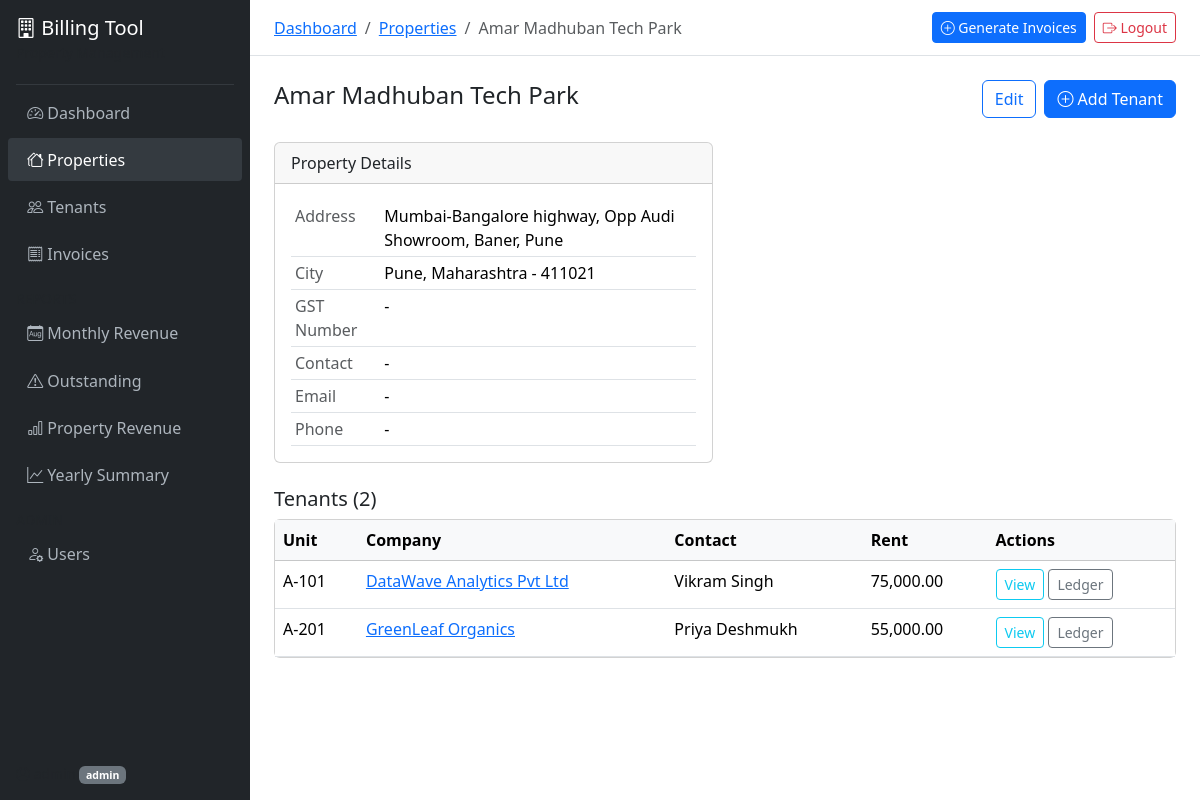
Screenshot of /properties/1/ (signed in) with the database file from the repository.
### accounts/models.py (models this page shows, shortened)
class User(AbstractUser):
    class Role(models.TextChoices):
        ADMIN = 'admin', 'Admin'
        ACCOUNTANT = 'accountant', 'Accountant'
        VIEWER = 'viewer', 'Viewer'
    role = models.CharField(max_length=20, choices=Role.choices, default=Role.VIEWER)
    phone = models.CharField(max_length=15, blank=True)
    def is_accountant(self):
        return self.role in (self.Role.ADMIN, self.Role.ACCOUNTANT)

### properties/models.py (models this page shows, shortened)
class Property(models.Model):
    name = models.CharField(max_length=200)
    address = models.TextField()
    city = models.CharField(max_length=100)
    state = models.CharField(max_length=100)
    pincode = models.CharField(max_length=10)
    gst_number = models.CharField(max_length=20, blank=True)
    contact_person = models.CharField(max_length=100, blank=True)
    contact_email = models.EmailField(blank=True)
    contact_phone = models.CharField(max_length=15, blank=True)
    logo = models.ImageField(upload_to='property_logos/', blank=True, null=True)
    is_active = models.BooleanField(default=True)
    created_by = models.ForeignKey(
        settings.AUTH_USER_MODEL, on_delete=models.SET_NULL,
        null=True, related_name='properties_created'
    )
    created_at = models.DateTimeField(auto_now_add=True)
    updated_at = models.DateTimeField(auto_now=True)
    class Meta:
        verbose_name_plural = 'Properties'
        ordering = ['name']

class Tenant(models.Model):
    class BillingCycle(models.TextChoices):
        MONTHLY = 'monthly', 'Monthly'
        QUARTERLY = 'quarterly', 'Quarterly'
    building = models.ForeignKey(
        Property, on_delete=models.CASCADE, related_name='tenants'
    )
    name = models.CharField(max_length=200)
    company_name = models.CharField(max_length=200)
    unit_number = models.CharField(max_length=50)
    contact_email = models.EmailField()
    contact_phone = models.CharField(max_length=15)
    gst_number = models.CharField(max_length=20, blank=True)
    rent_amount = models.DecimalField(max_digits=12, decimal_places=2)
    maintenance_charges = models.DecimalField(max_digits=10, decimal_places=2, default=0)
    parking_charges = models.DecimalField(max_digits=10, decimal_places=2, default=0)
    electricity_charges = models.DecimalField(max_digits=10, decimal_places=2, default=0)
    other_charges = models.DecimalField(max_digits=10, decimal_places=2, default=0)
    other_charges_description = models.CharField(max_length=200, blank=True)
    gst_percentage = models.DecimalField(max_digits=5, decimal_places=2, default=18.00)
    billing_cycle = models.CharField(
        max_length=20, choices=BillingCycle.choices, default=BillingCycle.MONTHLY
    )
    payment_due_day = models.PositiveIntegerField(default=5)
    security_deposit = models.DecimalField(max_digits=12, decimal_places=2, default=0)
    lease_start_date = models.DateField()
    lease_end_date = models.DateField()
    is_active = models.BooleanField(default=True)
    notes = models.TextField(blank=True)
    created_at = models.DateTimeField(auto_now_add=True)
    updated_at = models.DateTimeField(auto_now=True)
    class Meta:
        ordering = ['building', 'unit_number']
        unique_together = ['building', 'unit_number']
        indexes = [
            models.Index(fields=['building', 'is_active']),
        ]

### properties/views.py (the view)
# urls.py: path('<int:pk>/', views.PropertyDetailView.as_view(), name='property_detail'),
class PropertyDetailView(StaffRequiredMixin, DetailView):
    model = Property
    template_name = 'properties/property_detail.html'
    context_object_name = 'property'
    def get_context_data(self, **kwargs):
        ctx = super().get_context_data(**kwargs)
        ctx['tenants'] = self.object.tenants.filter(is_active=True)
        return ctx

### properties/templates/properties/property_detail.html (shortened to what this page needs)
{% extends "base.html" %}
{% load humanize %}
{% block breadcrumb %}
<li class="breadcrumb-item"><a href="{% url 'dashboard' %}">Dashboard</a></li>
<li class="breadcrumb-item"><a href="{% url 'property_list' %}">Properties</a></li>
<li class="breadcrumb-item active">{{ property.name }}</li>
{% endblock %}
{% block content %}
<div class="d-flex justify-content-between align-items-center mb-4">
    <h4>{{ property.name }}</h4>
    <div class="d-flex gap-2">
        {% if user.role == 'admin' %}
        <a href="{% url 'property_update' property.pk %}" class="btn btn-outline-primary">Edit</a>
        {% endif %}
        <a href="{% url 'tenant_create' %}" class="btn btn-primary"><i class="bi bi-plus-circle"></i> Add Tenant</a>
    </div>
</div>
<div class="row mb-4">
    <div class="col-md-6">
        <div class="card">
            <div class="card-header">Property Details</div>
            <div class="card-body">
                <table class="table table-sm mb-0">
                    <tr><td class="text-muted">Address</td><td>{{ property.address }}</td></tr>
                    <tr><td class="text-muted">City</td><td>{{ property.city }}, {{ property.state }} - {{ property.pincode }}</td></tr>
                    <tr><td class="text-muted">GST Number</td><td>{{ property.gst_number|default:"-" }}</td></tr>
                    <tr><td class="text-muted">Contact</td><td>{{ property.contact_person|default:"-" }}</td></tr>
                    <tr><td class="text-muted">Email</td><td>{{ property.contact_email|default:"-" }}</td></tr>
                    <tr><td class="text-muted">Phone</td><td>{{ property.contact_phone|default:"-" }}</td></tr>
                </table>
            </div>
        </div>
    </div>
</div>
<h5>Tenants ({{ tenants.count }})</h5>
<div class="card">
    <div class="table-responsive">
        <table class="table table-hover mb-0">
            <thead class="table-light">
                <tr><th>Unit</th><th>Company</th><th>Contact</th><th>Rent</th><th>Actions</th></tr>
            </thead>
            <tbody>
                {% for tenant in tenants %}
                <tr>
                    <td>{{ tenant.unit_number }}</td>
                    <td><a href="{% url 'tenant_detail' tenant.pk %}">{{ tenant.company_name }}</a></td>
                    <td>{{ tenant.name }}</td>
                    <td>{{ tenant.rent_amount|intcomma }}</td>
                    <td>
                        <a href="{% url 'tenant_detail' tenant.pk %}" class="btn btn-sm btn-outline-info">View</a>
                        <a href="{% url 'tenant_ledger' tenant.pk %}" class="btn btn-sm btn-outline-secondary">Ledger</a>
                    </td>
                </tr>
                {% empty %}
                <tr><td colspan="5" class="text-center text-muted py-4">No tenants yet.</td></tr>
                {% endfor %}
            </tbody>
        </table>
    </div>
</div>
{% endblock %}

### templates/base.html (shortened to what this page needs)
{% load humanize %}
<!DOCTYPE html>
<html lang="en">
<head>
    <link href="https://cdn.jsdelivr.net/npm/bootstrap@5.3.3/dist/css/bootstrap.min.css" rel="stylesheet">
    <link href="https://cdn.jsdelivr.net/npm/bootstrap-icons@1.11.3/font/bootstrap-icons.min.css" rel="stylesheet">
</head>
<body>
    <nav class="sidebar d-flex flex-column" id="sidebar">
        <div class="p-3 text-white">
            <h5 class="mb-0"><i class="bi bi-building"></i> Billing Tool</h5>
            <small class="text-muted">Property Management</small>
        </div>
        <hr class="text-secondary mx-3 my-1">
        <ul class="nav flex-column">
            <li class="nav-item">
                <a class="nav-link {% if request.resolver_match.url_name == 'dashboard' %}active{% endif %}" href="{% url 'dashboard' %}">
                    <i class="bi bi-speedometer2"></i> Dashboard
                </a>
            </li>
            <li class="nav-item">
                <a class="nav-link {% if 'property' in request.resolver_match.url_name %}active{% endif %}" href="{% url 'property_list' %}">
                    <i class="bi bi-houses"></i> Properties
                </a>
            </li>
            <li class="nav-item">
                <a class="nav-link {% if 'tenant' in request.resolver_match.url_name %}active{% endif %}" href="{% url 'tenant_list' %}">
                    <i class="bi bi-people"></i> Tenants
                </a>
            </li>
            <li class="nav-item">
                <a class="nav-link {% if 'invoice' in request.resolver_match.url_name %}active{% endif %}" href="{% url 'invoice_list' %}">
                    <i class="bi bi-receipt"></i> Invoices
                </a>
            </li>
            <li class="nav-item mt-2">
                <small class="text-muted px-3">REPORTS</small>
            </li>
            <li class="nav-item">
                <a class="nav-link" href="{% url 'report_monthly' %}">
                    <i class="bi bi-calendar-month"></i> Monthly Revenue
                </a>
            </li>
            <li class="nav-item">
                <a class="nav-link" href="{% url 'report_outstanding' %}">
                    <i class="bi bi-exclamation-triangle"></i> Outstanding
                </a>
            </li>
            <li class="nav-item">
                <a class="nav-link" href="{% url 'report_property' %}">
                    <i class="bi bi-bar-chart"></i> Property Revenue
                </a>
            </li>
            <li class="nav-item">
                <a class="nav-link" href="{% url 'report_yearly' %}">
                    <i class="bi bi-graph-up"></i> Yearly Summary
                </a>
            </li>
            {% if user.role == 'admin' %}
            <li class="nav-item mt-2">
                <small class="text-muted px-3">ADMIN</small>
            </li>
            <li class="nav-item">
                <a class="nav-link" href="{% url 'user_list' %}">
                    <i class="bi bi-person-gear"></i> Users
                </a>
            </li>
            {% endif %}
        </ul>
        <div class="mt-auto p-3">
            <div class="text-muted small">
                <i class="bi bi-person-circle"></i> {{ user.get_full_name|default:user.username }}
                <span class="badge bg-secondary">{{ user.role }}</span>
            </div>
        </div>
    </nav>
    <div class="main-content">
        <div class="top-navbar d-flex justify-content-between align-items-center">
            <nav aria-label="breadcrumb">
                <ol class="breadcrumb mb-0">
                    {% block breadcrumb %}{% endblock %}
                </ol>
            </nav>
            <div class="d-flex align-items-center gap-2">
                {% if user.is_accountant %}
                <a href="{% url 'generate_invoices' %}" class="btn btn-sm btn-primary">
                    <i class="bi bi-plus-circle"></i> Generate Invoices
                </a>
                {% endif %}
                <a href="{% url 'logout' %}" class="btn btn-sm btn-outline-danger">
                    <i class="bi bi-box-arrow-right"></i> Logout
                </a>
            </div>
        </div>
        <div class="p-4">
            {% block content %}{% endblock %}
        </div>
    </div>
</body>
</html>

### templates/base.html (style rules this page uses)
body { min-height: 100vh; }
.sidebar { width: 250px; min-height: 100vh; background: #212529; position: fixed; top: 0; left: 0; z-index: 100; transition: transform 0.3s; }
.sidebar .nav-link { color: #adb5bd; padding: 0.6rem 1.2rem; border-radius: 0.25rem; margin: 2px 8px; }
.sidebar .nav-link:hover, .sidebar .nav-link.active { color: #fff; background: #343a40; }
.sidebar .nav-link i { width: 24px; }
.main-content { margin-left: 250px; min-height: 100vh; }
.top-navbar { background: #fff; border-bottom: 1px solid #dee2e6; padding: 0.75rem 1.5rem; }

### rows the page displays
User: role "admin"
Property: name "Amar Madhuban Tech Park", address "Mumbai-Bangalore highway, Opp Audi Showroom, Baner, Pune", city "Pune", state "Maharashtra", pincode "411021", gst_number "-", contact_person "-", contact_email "-", contact_phone "-"
Tenant: unit_number "A-101", company_name "DataWave Analytics Pvt Ltd", name "Vikram Singh", rent_amount "75,000.00"
Tenant: unit_number "A-201", company_name "GreenLeaf Organics", name "Priya Deshmukh", rent_amount "55,000.00"

### other values shown
{{ tenants.count }} "2"
